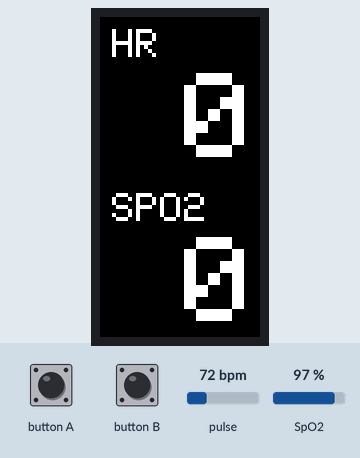
Simulated run of this sketch. Board: ESP32. Shown: 80×160 colour display. Inputs (shaded band) come from the test bench; at power-on: pulse 72 bpm, SpO2 97 %.

Above: at 1.4 s.
1.5 s: pulse set to 100 bpm
At 5.6 s:
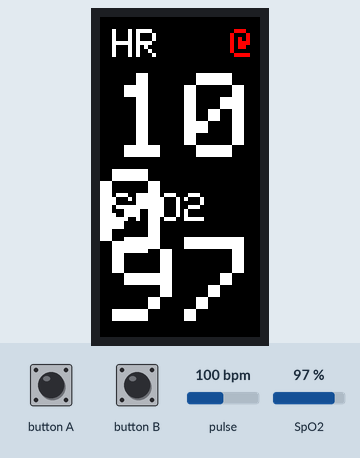
5.9 s: SpO2 set to 80 %
At 6.7 s:
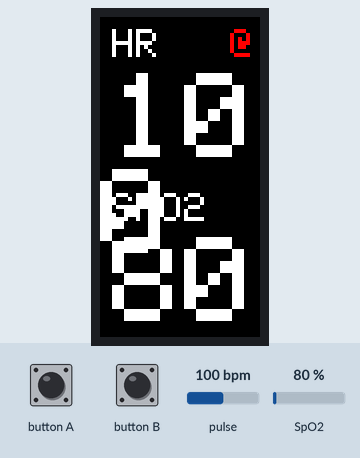
7.6 s: pulse set to 42 bpm
At 10.1 s:
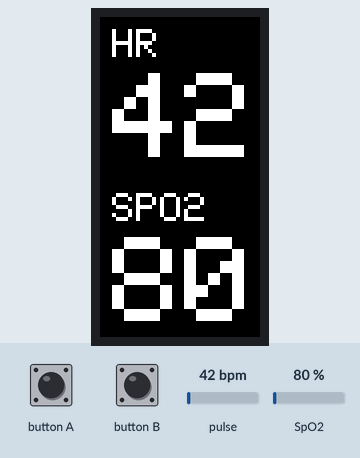
12.0 s: SpO2 set to 85 %
At 12.5 s:
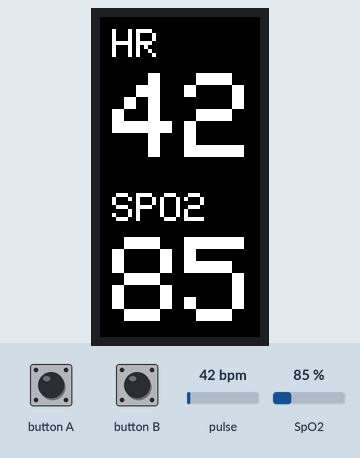
Timing chart, 0 to 14.7 s (numbered marks = the images above; inputs shaded):
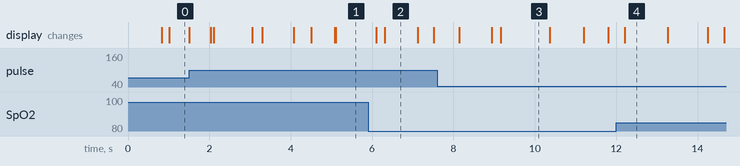

Measured:
- after the input at 5.9 s, the display: first changes after 0.21 s (image 2 shows a later state)
- after the input at 7.6 s, the display: changes after 0.54 s (image 3)
- after the input at 12.0 s, the display: changes after 0.21 s (image 4)
- what the display in image 2 shows lasts 0.8 s, from 6.3 s to 7.1 s
- what the display in image 3 shows lasts 1.2 s, from 9.2 s to 10.4 s
- what the display in image 4 shows lasts 1.1 s, from 12.2 s to 13.3 s

The sketch:

M5StickPulseOximeter.ino
```cpp
#include <M5StickC.h>
#include "MAX30100_PulseOximeter.h"

PulseOximeter pulseOximeter;
int HR, SPO2 = 0;
long intervalTime = 0;

void setup()
{
  M5.begin();
  if (pulseOximeter.begin()) {
    M5.Lcd.println("Success");
   } else {
    M5.Lcd.println("Failed");
    exit(0);
  }
  pulseOximeter.setOnBeatDetectedCallback(updateBeat);
}

void loop()
{
  M5.update();
  pulseOximeter.update();
  if (millis() - intervalTime > 1000)
  {
    HR = pulseOximeter.getHeartRate();
    SPO2 = pulseOximeter.getSpO2();
    updateDisplay();
    intervalTime = millis();
  }
}

void updateDisplay()
{
  M5.Lcd.fillScreen(BLACK);
  M5.Lcd.setTextColor(WHITE);

  M5.Lcd.setTextSize(2);
  M5.Lcd.setCursor(65,6);
  M5.Lcd.setTextSize(2);
  M5.Lcd.print(" ");

  M5.Lcd.setCursor(6,6);
  M5.Lcd.setTextSize(2);
  M5.Lcd.print("HR");
  M5.Lcd.setCursor(6,28);
  M5.Lcd.setTextSize(6);
  M5.Lcd.printf("%2d", HR);

  M5.Lcd.setCursor(6,88);
  M5.Lcd.setTextSize(2);
  M5.Lcd.print("SPO2");
  M5.Lcd.setCursor(6,110);
  M5.Lcd.setTextSize(6);
  M5.Lcd.printf("%2d",SPO2);
}

void updateBeat()
{
    M5.Lcd.setCursor(65,6);
    M5.Lcd.setTextSize(2);
    M5.Lcd.setTextColor(RED);
    M5.Lcd.print("@");
}
```
